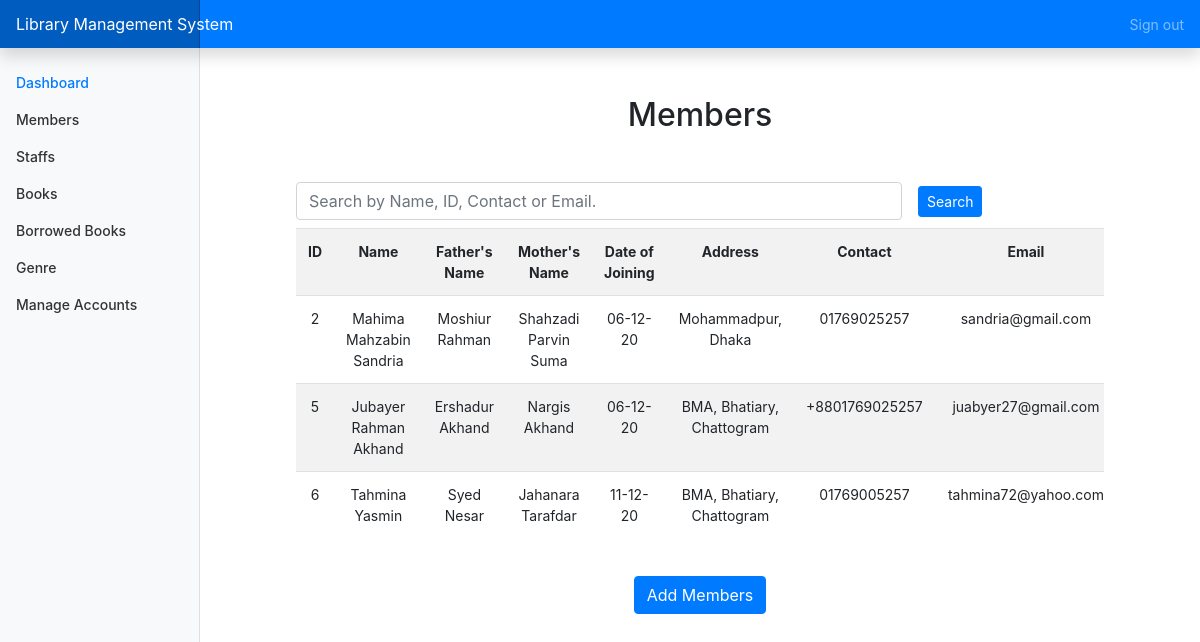
Page /members (signed in) on the committed database.
### home/models.py (models this page shows)
class Members(models.Model):
    name = models.CharField(max_length=1000)
    fname = models.CharField(max_length=1000)
    mname = models.CharField(max_length=1000)
    contact = models.CharField(max_length=1000)
    email = models.CharField(max_length=1000)
    address = models.CharField(max_length=1000)
    dateOfJoin = models.CharField(max_length=1000)
    profession = models.CharField(max_length=1000)
    designation = models.CharField(max_length=1000)
    booksBorrowed = models.CharField(max_length=1000)

### home/views.py (the view, shortened to what this page needs)
# urls.py: path('members', members, name='members'),
def members(request):
    if request.user.is_authenticated:
        members = Members.objects.all()
        params = {'members':members}
        return render(request, 'members.html', params)
    else:
        messages.error(request, 'Please Log In first')
        return redirect('/')

### build/exe.win-amd64-3.7/home/templates/members.html (shortened to what this page needs)
{% extends 'layout.html' %}
{% block body %}
                <main role="main" class="col-md-9 ml-sm-auto col-lg-10 px-md-4">
                    <section class="text-gray-700 body-font">
                        <div class="container px-5 py-5">
                          <div class="flex flex-wrap -mx-4 -mb-10 text-center">
                            <h1 class="h2 text-center">Members</h1>
                            <div class="sm:w-1/2 mb-10 px-4 mt-5">
                              <form action="/members/searchMembers" class="form form-inline" method='GET'>
                                <input type="text" name='search' class='form form-control w-75' placeholder="Search by Name, ID, Contact or Email.">
                                <button class='btn btn-primary btn-sm ml-3'>Search</button>
                              </form>
                                <div class="table-responsive mt-2" style='height: 300px'>
                                    <table class="table table-striped" style="overflow-x: auto; overflow-y: auto;">
                                        <tr>
                                          <th>ID</th>
                                          <th>Name</th>
                                          <th>Father's Name</th>
                                          <th>Mother's Name</th>
                                          <th>Date of Joining</th>
                                          <th>Address</th>
                                          <th>Contact</th>
                                          <th>Email</th>
                                      </tr>
                                      {% for i in members %}
                                        <tr>
                                          <td>{{i.id}}</td>
                                          <td>{{i.name}}</td>
                                          <td>{{i.fname}}</td>
                                          <td>{{i.mname}}</td>
                                          <td>{{i.dateOfJoin}}</td>
                                          <td>{{i.address}}</td>
                                          <td>{{i.contact}}</td>
                                          <td>{{i.email}}</td>
                                        </tr>
                        </div>
                      </div>
                                        {% endfor %}
                                <button class="mt-5 btn btn-primary"  data-toggle="modal" data-target="#exampleModal">Add Members</button>
{% endblock %}

### build/exe.win-amd64-3.7/home/templates/layout.html (shortened to what this page needs)
<!doctype html>
<html lang="en">
<head>
    <link rel="stylesheet" href="https://stackpath.bootstrapcdn.com/bootstrap/4.5.2/css/bootstrap.min.css">
</head>
<body>
    <body>
        <nav class="navbar navbar-dark sticky-top bg-primary flex-md-nowrap p-0 shadow">
            <a class="navbar-brand col-md-3 col-lg-2 mr-0 px-3" href="#">Library Management System</a>
            <ul class="navbar-nav px-3">
                <li class="nav-item text-nowrap">
                    <a class="nav-link" href="/logout">Sign out</a>
                </li>
            </ul>
        </nav>
        <div class="container-fluid">
            <div class="row">
                <nav id="sidebarMenu" class="col-md-3 col-lg-2 d-md-block bg-light sidebar collapse">
                    <div class="sidebar-sticky pt-3">
                        <ul class="nav flex-column">
                            <li class="nav-item">
                                <a class="nav-link active" href="/home">
                                    Dashboard <span class="sr-only">(current)</span>
                                </a>
                            </li>
                            <li class="nav-item">
                                <a class="nav-link" href="/members">
                                    Members
                                </a>
                            </li>
                            <li class="nav-item">
                                <a class="nav-link" href="/staffs">
                                    Staffs
                                </a>
                            </li>
                            <li class="nav-item">
                                <a class="nav-link" href="/books">
                                    Books
                                </a>
                            </li>
                            <li class="nav-item">
                                <a class="nav-link" href="/books/borrowedBooks">
                                    Borrowed Books
                                </a>
                            </li>
                            <li class="nav-item">
                                <a class="nav-link" href="/genre">
                                    Genre
                                </a>
                            </li>
                            <li class="nav-item">
                                <a class="nav-link" href="/manageAccounts">
                                    Manage Accounts
                                </a>
                            </li>
                        </ul>
                    </div>
                </nav>
                {% block body %}
                {% endblock %}
    </body>
</html>

### build/exe.win-amd64-3.7/home/templates/layout.html (style rules this page uses)
body { font-size: .875rem; }
.sidebar { position: fixed; top: 0; bottom: 0; left: 0; z-index: 100; padding: 48px 0 0; box-shadow: inset -1px 0 0 rgba(0, 0, 0, .1); }
.sidebar-sticky { position: relative; top: 0; height: calc(100vh - 48px); padding-top: .5rem; overflow-x: hidden; overflow-y: auto; }
.sidebar .nav-link { font-weight: 500; color: #333; }
.sidebar .nav-link.active { color: #007bff; }
.navbar-brand { padding-top: .75rem; padding-bottom: .75rem; font-size: 1rem; background-color: rgba(0, 0, 0, .25); box-shadow: inset -1px 0 0 rgba(0, 0, 0, .25); }

### rows in the picture
Members: id "2", name "Mahima Mahzabin Sandria", fname "Moshiur Rahman", mname "Shahzadi Parvin Suma", dateOfJoin "06-12-20", address "Mohammadpur, Dhaka", contact "01769025257", email "sandria@gmail.com"
Members: id "5", name "Jubayer Rahman Akhand", fname "Ershadur Akhand", mname "Nargis Akhand", dateOfJoin "06-12-20", address "BMA, Bhatiary, Chattogram", contact "+8801769025257", email "juabyer27@gmail.com"
Members: id "6", name "Tahmina Yasmin", fname "Syed Nesar…", mname "Jahanara Tarafdar", dateOfJoin "11-12-20", address "BMA, Bhatiary, Chattogram", contact "01769005257", email "tahmina72@yahoo.com"
